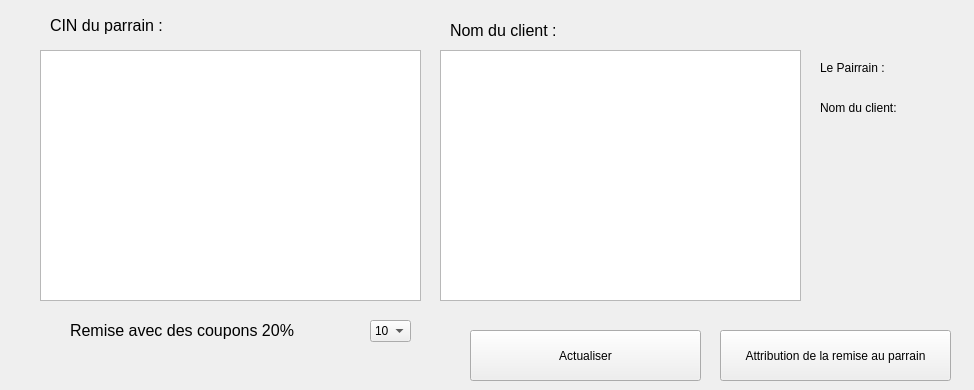
      <widget class="QWidget" name="page_24">
       <widget class="QLabel" name="label_43">
        <property name="geometry">
         <rect>
          <x>450</x>
          <y>10</y>
          <width>171</width>
          <height>41</height>
         </rect>
        </property>
        <property name="text">
         <string>&lt;html&gt;&lt;head/&gt;&lt;body&gt;&lt;p&gt;&lt;span style=&quot; font-size:12pt;&quot;&gt;Nom du client :&lt;/span&gt;&lt;/p&gt;&lt;/body&gt;&lt;/html&gt;</string>
        </property>
       </widget>
       <widget class="QTableView" name="cin_parrain">
        <property name="geometry">
         <rect>
          <x>40</x>
          <y>50</y>
          <width>381</width>
          <height>251</height>
         </rect>
        </property>
        <property name="styleSheet">
         <string notr="true">backgroun-color:beige;</string>
        </property>
       </widget>
       <widget class="QLabel" name="label_44">
        <property name="geometry">
         <rect>
          <x>820</x>
          <y>100</y>
          <width>91</width>
          <height>16</height>
         </rect>
        </property>
        <property name="text">
         <string>Nom du client: </string>
        </property>
       </widget>
       <widget class="QPushButton" name="actualiser_parrain">
        <property name="geometry">
         <rect>
          <x>470</x>
          <y>330</y>
          <width>231</width>
          <height>51</height>
         </rect>
        </property>
        <property name="styleSheet">
         <string notr="true">backgroun-color:tan;</string>
        </property>
        <property name="text">
         <string>Actualiser</string>
        </property>
       </widget>
       <widget class="QLabel" name="label_59">
        <property name="geometry">
         <rect>
          <x>820</x>
          <y>60</y>
          <width>111</width>
          <height>16</height>
         </rect>
        </property>
        <property name="text">
         <string>Le Pairrain : </string>
        </property>
       </widget>
       <widget class="QTableView" name="nom_client_parrain">
        <property name="geometry">
         <rect>
          <x>440</x>
          <y>50</y>
          <width>361</width>
          <height>251</height>
         </rect>
        </property>
        <property name="styleSheet">
         <string notr="true">backgroun-color:beige;</string>
        </property>
       </widget>
       <widget class="QComboBox" name="Remise">
        <property name="geometry">
         <rect>
          <x>370</x>
          <y>320</y>
          <width>41</width>
          <height>22</height>
         </rect>
        </property>
        <property name="styleSheet">
         <string notr="true">backgroun-color:tan;</string>
        </property>
        <item>
         <property name="text">
          <string>10</string>
         </property>
        </item>
        <item>
         <property name="text">
          <string>20</string>
         </property>
        </item>
        <item>
         <property name="text">
          <string>30</string>
         </property>
        </item>
       </widget>
       <widget class="QPushButton" name="attribution_remise_parrain">
        <property name="geometry">
         <rect>
          <x>720</x>
          <y>330</y>
          <width>231</width>
          <height>51</height>
         </rect>
        </property>
        <property name="styleSheet">
         <string notr="true">backgroun-color:tan;</string>
        </property>
        <property name="text">
         <string>Attribution de la remise au parrain</string>
        </property>
       </widget>
       <widget class="QLabel" name="label_60">
        <property name="geometry">
         <rect>
          <x>70</x>
          <y>310</y>
          <width>291</width>
          <height>41</height>
         </rect>
        </property>
        <property name="text">
         <string>&lt;html&gt;&lt;head/&gt;&lt;body&gt;&lt;p&gt;&lt;span style=&quot; font-size:12pt;&quot;&gt;Remise avec des coupons 20%&lt;/span&gt;&lt;/p&gt;&lt;/body&gt;&lt;/html&gt;</string>
        </property>
       </widget>
       <widget class="QLabel" name="label_61">
        <property name="geometry">
         <rect>
          <x>50</x>
          <y>10</y>
          <width>171</width>
          <height>31</height>
         </rect>
        </property>
        <property name="text">
         <string>&lt;html&gt;&lt;head/&gt;&lt;body&gt;&lt;p&gt;&lt;span style=&quot; font-size:12pt;&quot;&gt;CIN du parrain :&lt;/span&gt;&lt;/p&gt;&lt;/body&gt;&lt;/html&gt;</string>
        </property>
       </widget>
       <widget class="QLabel" name="Label_client">
        <property name="geometry">
         <rect>
          <x>910</x>
          <y>100</y>
          <width>55</width>
          <height>16</height>
         </rect>
        </property>
        <property name="text">
         <string/>
        </property>
       </widget>
       <widget class="QLabel" name="Label_parrain">
        <property name="geometry">
         <rect>
          <x>900</x>
          <y>60</y>
          <width>55</width>
          <height>16</height>
         </rect>
        </property>
        <property name="text">
         <string/>
        </property>
       </widget>
      </widget>
